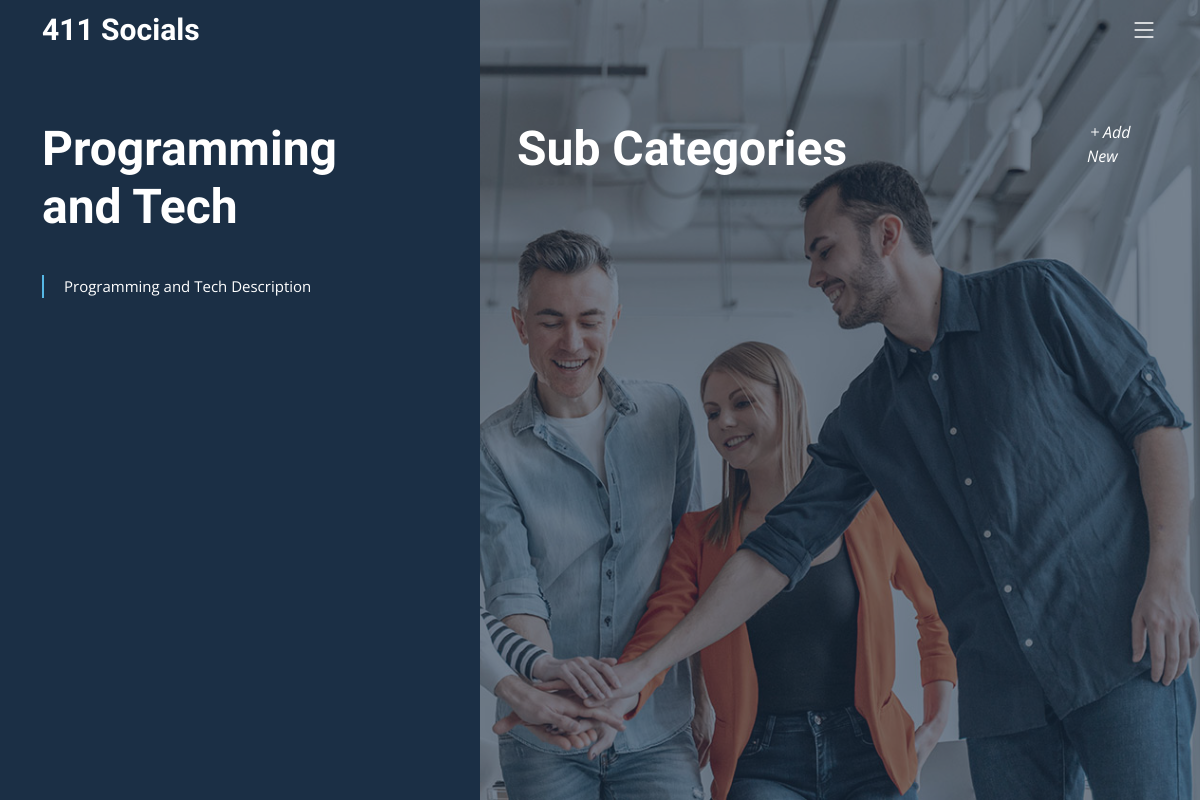
/categories/subCategory?id=2, run on an earlier commit of the app's database.
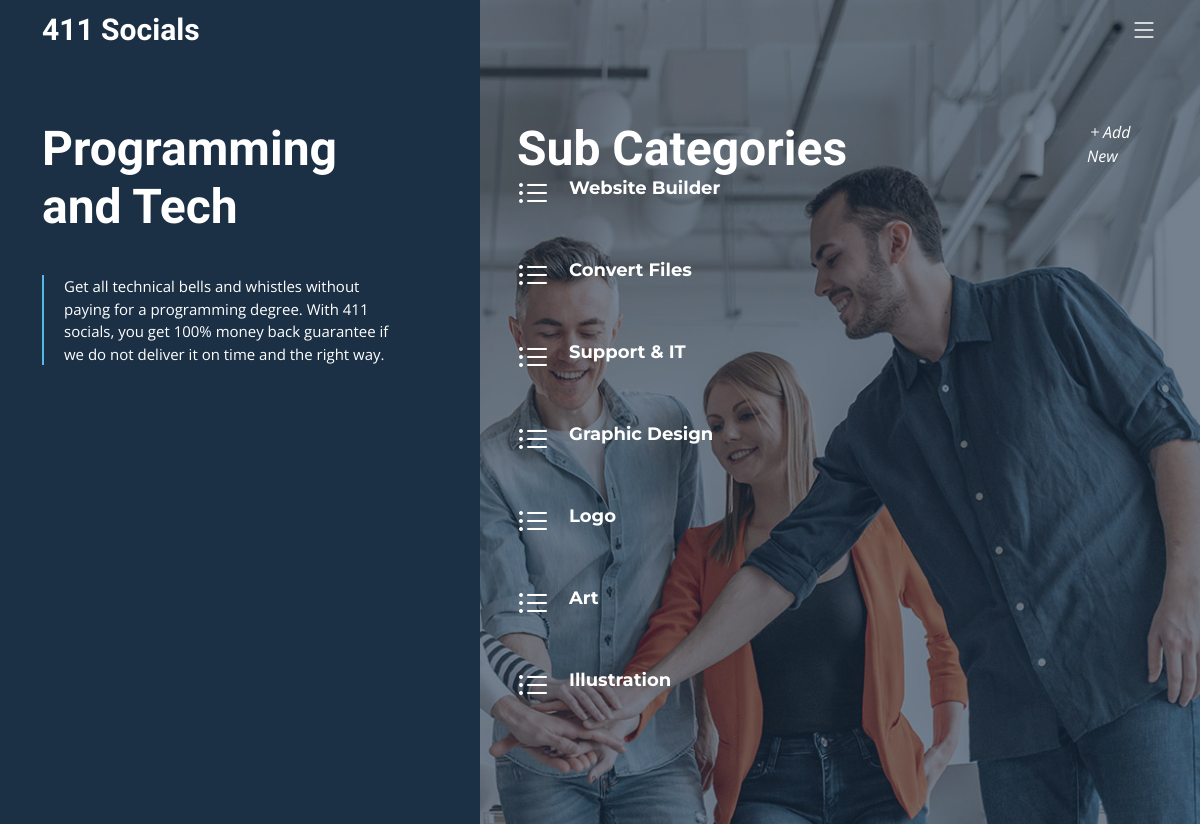
And on a later commit of the database.
### tables this page shows
CREATE TABLE `category` (
  `id` int(5) NOT NULL,
  `name` varchar(255) NOT NULL,
  `description` text NOT NULL,
  `img_url` varchar(255) NOT NULL,
  `created_at` datetime NOT NULL
);

CREATE TABLE `sub_category` (
  `id` int(5) NOT NULL,
  `name` varchar(255) NOT NULL,
  `description` varchar(255) NOT NULL,
  `category_id` int(5) NOT NULL,
  `duration` datetime NOT NULL,
  `created_at` datetime NOT NULL
);

### application/controllers/Categories.php (called while the page is built, shortened)
<?php
    class Categories extends CI_Controller {
    	public function __construct() {
            $this->load->model('category_model');
            $this->load->helper(['url', 'language']);
        }
        public function subCategory() {
            $id = $this->input->get('id');
            $data['category_details'] = $this->category_model->getCategoryById($id);
            $data['sub_categories'] = $this->category_model->getSubCategoriesByCategoryId($id);
            $this->load->view('templates/header');
            $this->load->view('categories/sub_category', $data);
        }
    }

### index.php (called while the page is built, shortened)
<?php
require_once BASEPATH.'core/CodeIgniter.php';

### application/models/Category_model.php (called while the page is built, shortened)
<?php
    class Category_model extends CI_Model {
        public function getCategoryById($id) {
            $this->db->where('id', $id);
            $query = $this->db->get('category');
            return $query->row();
        }
        public function getSubCategoriesByCategoryId($id) {
            $this->db->select('*');
            $this->db->where('category_id', $id);
            $query = $this->db->get('sub_category');
            return $query->result();
        }
    }

### application/views/categories/sub_category.php (the view, shortened to what this page needs)
<section id="hero" class="hero d-flex">
    <div class="container">
      <div class="row">
        <div class="col-xl-4">
          <h2 data-aos="fade-up"><?php echo $category_details->name; ?></h2>
          <blockquote data-aos="fade-up" data-aos-delay="100">
            <p><?php echo $category_details->description; ?></p>
          </blockquote>
        </div>
        <div class="col-xl-1">
        </div>
        <div class="col-xl-6 services-list" data-aos="fade-up" data-aos-delay="100">
        	<h2 data-aos="fade-up">Sub Categories</h2>
          <div class="row gy-5">
          <?php foreach($sub_categories as $sub_category) { ?>
            <div class="col-lg-12 col-md-12 service-item d-flex" data-aos="fade-up" data-aos-delay="100">
              <div class="icon flex-shrink-0"><i class="bi bi-list-ul" style="color: #ffffff;"></i></div>
              <div>
                <h4 class="title"><a href="services/service?id=<?php echo $sub_category->id; ?>" class="stretched-link text-white"><?php echo $sub_category->name; ?></a></h4>
              </div>
            </div>
          <?php } ?>
          </div>
        </div>
        <div class="col-xl-1" data-aos="fade-up" data-aos-delay="100">
          <a href="categories/addSubCategoryView?id=<?php echo $category_details->id; ?>"><i class="bi bi-plus" style="color: #ffffff;">Add New</i></a>
        </div>
      </div>
    </div>
</section>
</body>
</html>

### application/views/templates/header.php (shortened to what this page needs)
<!DOCTYPE html>
<html>
<head>
	<link href="<?php echo base_url(); ?>assets/vendor/bootstrap/css/bootstrap.min.css" rel="stylesheet" />
	<link href="<?php echo base_url(); ?>assets/vendor/bootstrap-icons/bootstrap-icons.css" rel="stylesheet" />
	<link href="<?php echo base_url(); ?>assets/vendor/aos/aos.css" rel="stylesheet" />
	<link href="<?php echo base_url(); ?>assets/vendor/glightbox/css/glightbox.min.css" rel="stylesheet" />
	<link href="<?php echo base_url(); ?>assets/vendor/swiper/swiper-bundle.min.css" rel="stylesheet" />
	<link href="<?php echo base_url(); ?>assets/vendor/remixicon/remixicon.css" rel="stylesheet" />
	<link href="<?php echo base_url(); ?>assets/css/main.css" rel="stylesheet" />
</head>
<body class="page-index">
	<header id="header" class="header d-flex align-items-center fixed-top">
    <div class="container-fluid container-xl d-flex align-items-center justify-content-between">
      <a href="index.html" class="logo d-flex align-items-center">
        <h1 class="d-flex align-items-center">411 Socials</h1>
      </a>
      <i class="mobile-nav-toggle mobile-nav-show bi bi-list"></i>
    </div>
	</header>

### assets/css/main.css (style rules this page uses)
:root { --font-default: "Open Sans", system-ui, -apple-system, "Segoe UI", Roboto, "Helvetica Neue", Arial, "Noto Sans", "Liberation Sans", sans-serif, "Apple Color Emoji", "Segoe UI Emoji", "Segoe UI Symbol", "Noto Color Emoji"; --font-primary: "Montserrat", sans-serif; --font-secondary: "Raleway", sans-serif; }
:root { --color-default: #2b180d; --color-primary: #56b8e6; --color-secondary: #1b2f45; }
:root { scroll-behavior: smooth; }
body { font-family: var(--font-default); color: var(--color-default); }
a { color: var(--color-primary); text-decoration: none; transition: 0.3s; }
h1, h2, h3, h4, h5, h6 { font-family: var(--font-primary); }
section { overflow: hidden; padding: 80px 0; }
.header { transition: all 0.5s; z-index: 997; padding: 24px 0; }
@media (max-width: 1200px) { .header { padding: 12px 0; } }
.header .logo h1 { font-size: 30px; font-weight: 700; color: #fff; font-family: var(--font-secondary); margin: 0; }
@media (max-width: 1279px) { .mobile-nav-show { color: rgba(255, 255, 255, 0.9); font-size: 28px; cursor: pointer; line-height: 0; transition: 0.5s; } }
.hero { width: 100%; min-height: 100vh; background: url("../img/hero-bg.jpg") top center; background-size: cover; position: relative; padding: 120px 0; z-index: 3; }
@media (min-width: 1034px) { .hero:after { position: absolute; content: ""; width: 40%; background: var(--color-secondary); top: 0; bottom: 0; } }
.hero:before { position: absolute; content: ""; background: rgba(27, 47, 69, 0.6); inset: 0; }
.hero .container { z-index: 1; }
.hero h2 { margin: 0; font-size: 48px; font-weight: 700; line-height: 1.2; color: #fff; font-family: var(--font-secondary); }
.hero blockquote { color: #fff; padding-left: 20px; font-size: 15px; font-family: var(--font-default); border-left: 2px solid var(--color-primary); margin: 40px 0; }
.services-list .service-item { position: relative; }
.services-list .service-item .icon i { font-size: 32px; line-height: 0; margin-right: 20px; color: #38618e; }
.services-list .service-item .title { font-weight: 700; margin-bottom: 5px; font-size: 18px; }
.services-list .service-item .title a { color: var(--color-secondary); }

What changed in the data, as far as the page shows it:
changed category "Programming and Tech": description "Programming and Tech Description" → "Get all technical bells and whistles without paying for a programming degree. With 411 socials, you get 100% money back guarantee if we do not deliver it on time and the right way."
added sub_category: name "Website Builder"
added sub_category: name "Convert Files"
added sub_category: name "Support & IT"
added sub_category: name "Graphic Design"
added sub_category: name "Logo"
added sub_category: name "Art"
added sub_category: name "Illustration"
